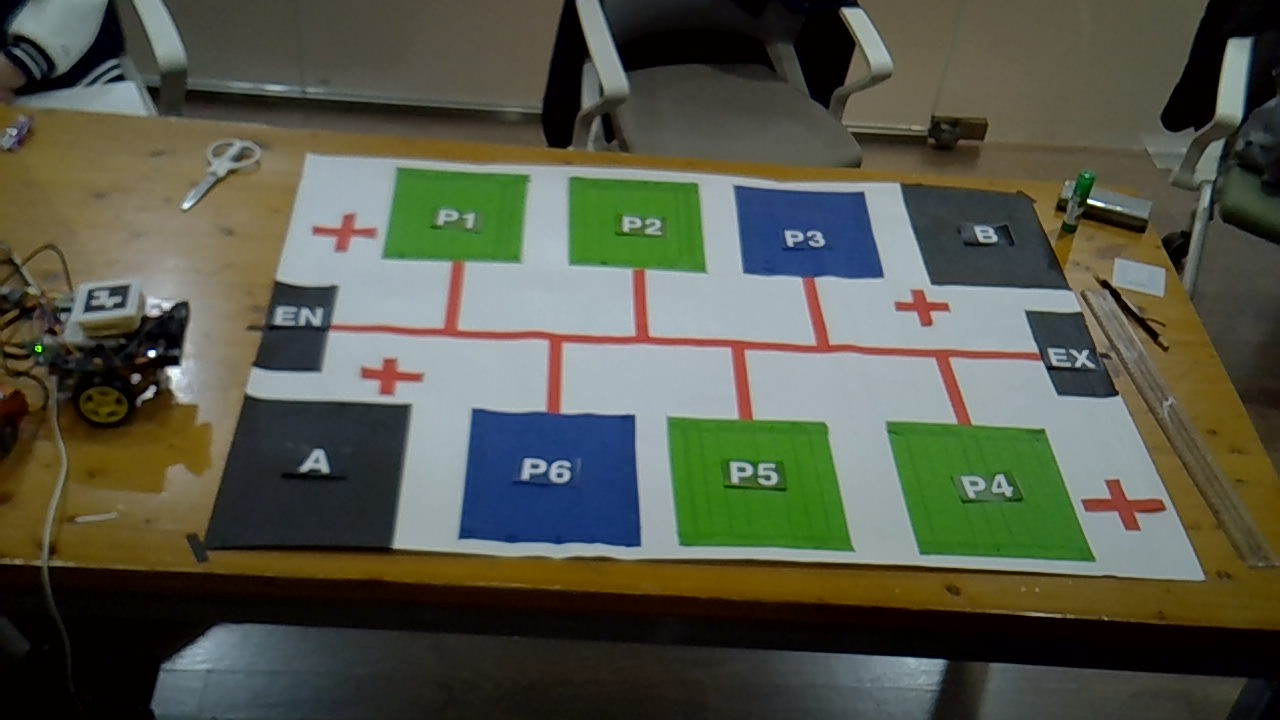
#> input picture assets/maps/parking_map_ocr.png, 1280 x 720 px
$ python -i semantic_mapper.py   (imports and definitions only)
#> lines starting #> are read from the running program, lines starting #| are printed output that depends on the picture; after the words box and inside, x2 and y2 are one past the last pixel; in counts of white or black regions, pixels touching at a corner belong together
### src/map_processing/map_config.py
from argparse import ArgumentParser
from dataclasses import dataclass
from pathlib import Path
import re


BASE_DIR = Path(__file__).resolve().parents[2]
MAPS_DIR = BASE_DIR / "assets" / "maps"
DEFAULT_OUTPUT_ROOT = BASE_DIR / "data" / "maps"
TEST_MAP_ID = "parking_map_v1_test"
REAL_MAP_ID = "parking_map_real"
DEFAULT_MAP_ID = REAL_MAP_ID
OCR_LABEL_SCHEME = "A,B,P1-P6,EN,EX"
OCR_ID_REVISION = "ocr-p-labels-v1"

# HSV 범위는 하한과 상한 순서다. 시설 설정의 마지막 값은 최소 면적이다.
ROAD_HSV_RANGES = (
    ((0, 100, 70), (10, 255, 255)),
    ((170, 100, 70), (179, 255, 255)),
)
# 초록색 주차칸을 검출하고 같은 색의 작은 범례는 면적으로 제외한다.
NORMAL_REGION = ((45, 100, 100), (75, 255, 255), 1500)
# 실물 촬영에서는 음영으로 어두워진 초록색도 같은 주차칸 후보로 검출한다.
REAL_NORMAL_REGION = ((45, 100, 90), (75, 255, 255), 1500)
TEST_NORMAL_REGION = ((0, 0, 245), (179, 55, 255), 1000)
ACCESSIBLE_REGION = ((90, 70, 150), (135, 255, 255), 3000)
# 웹캠 사진의 파란색 주차칸은 디지털 지도보다 어둡게 찍힌다.
REAL_ACCESSIBLE_REGION = ((90, 70, 90), (135, 255, 255), 3000)
# 어두운 실물 촬영에서는 칸의 밝기 하한을 낮추고 검은 시설은 배경보다 어두운 픽셀로 분리한다.
LOW_LIGHT_NORMAL_REGION = ((45, 100, 60), (75, 255, 255), 1500)
LOW_LIGHT_ACCESSIBLE_REGION = ((90, 70, 65), (135, 255, 255), 3000)
LOW_LIGHT_BUILDING_REGION = ((0, 0, 0), (179, 255, 70), 1500)
# 실물 사진의 픽셀 면적과 형태 처리에 사용한 기준 해상도다.
REAL_REGION_REFERENCE_SIZE = (1280, 720)
BUILDING_REGION = ((0, 0, 0), (179, 150, 120), 1500)
GATE_REGION = ((0, 0, 150), (179, 85, 238), 1500)
REGION_CLOSE_KERNEL_SIZE = (3, 3)
# 실물 사진에서 입구에 가늘게 이어진 그림자를 끊는다.
REAL_DARK_OPEN_KERNEL_SIZE = (7, 7)
# 임시 완화: 그림자가 붙은 실물 입구 후보를 보존한다. 재검토 사항은 ROADMAP 참고.
REAL_DARK_MIN_FILL_RATIO = 0.5
# 회색 바닥과 검은 시설이 붙어 검출될 때만 적용하는 더 어두운 재검출 기준.
# 어두운 나무 바닥과 검은 시설이 연결된 사진에서는 50까지 단계적으로 분리한다.
# OCR ID·힌트의 유일 매핑 검사는 그대로 유지한다.
REAL_DARK_RETRY_VALUE_LIMITS = (110, 100, 90, 80, 70, 60, 50)
REGION_MAX_IMAGE_RATIO = 0.08
REGION_BORDER_MARGIN = 1
REGION_MIN_SIDE = 20
REGION_MIN_FILL_RATIO = 0.6
JUNCTION_KERNEL_SIZE = (31, 31)
ENDPOINT_RADIUS = 5
JUNCTION_RADIUS = 20


def normal_region_for_map(map_id):
    # 기존 테스트 지도에만 흰색 주차칸 설정을 적용한다.
    return TEST_NORMAL_REGION if map_id == TEST_MAP_ID else NORMAL_REGION


@dataclass(frozen=True)
class MapConfig:
    map_id: str
    image_path: Path
    label_path: Path
    output_dir: Path

    @property
    def graph_path(self):
        return self.output_dir / "graph.json"

    @property
    def semantic_path(self):
        return self.output_dir / "semantic.json"

    @property
    def preview_path(self):
        return self.output_dir / "graph_preview.png"

    @property
    def skeleton_path(self):
        return self.output_dir / "road_skeleton.png"


# [13 lines left out: functions available_map_ids, validate_map_id, not called in this run]


def map_paths(map_id, *, output_root=DEFAULT_OUTPUT_ROOT):
#> further down, picture is the input picture: shape (720, 1280, 3); mean B, G, R 73.2, 87.3, 84.6
    return MapConfig(
        map_id=map_id,
        image_path=MAPS_DIR / f"{map_id}.png",
        label_path=MAPS_DIR / f"{map_id}_labels.json",
        output_dir=Path(output_root) / map_id,
    )


# [4 lines left out: function get_map_config, not called in this run]


# 라벨을 처음 생성하는 명령에서도 기본 경로를 가져올 수 있어야 한다.
DEFAULT_MAP = map_paths(DEFAULT_MAP_ID)


# [19 lines left out: functions create_map_parser, parse_map_config, not called in this run]

### src/map_processing/semantic_mapper.py
import json
import math
from hashlib import sha256
from pathlib import Path

import cv2
import numpy as np

from .map_config import (
    ACCESSIBLE_REGION,
    BUILDING_REGION,
    DEFAULT_MAP,
    GATE_REGION,
    LOW_LIGHT_ACCESSIBLE_REGION,
    LOW_LIGHT_BUILDING_REGION,
    LOW_LIGHT_NORMAL_REGION,
    OCR_LABEL_SCHEME,
    REAL_ACCESSIBLE_REGION,
    REAL_DARK_MIN_FILL_RATIO,
    REAL_DARK_OPEN_KERNEL_SIZE,
    REAL_DARK_RETRY_VALUE_LIMITS,
    REAL_MAP_ID,
    REAL_NORMAL_REGION,
    REAL_REGION_REFERENCE_SIZE,
    REGION_BORDER_MARGIN,
    REGION_CLOSE_KERNEL_SIZE,
    REGION_MAX_IMAGE_RATIO,
    REGION_MIN_FILL_RATIO,
    REGION_MIN_SIDE,
    create_map_parser,
    get_map_config,
    normal_region_for_map,
)
from .map_reader import load_map_image
from .planar_calibration import load_world_to_image, project_points
from .map_identity import require_map_identity


def component_polygon(component, offset):
    # 글자 구멍은 제외하고 색상 영역의 외곽을 둘레 순서로 단순화한다.
    contours, _ = cv2.findContours(component, cv2.RETR_EXTERNAL, cv2.CHAIN_APPROX_SIMPLE)
    hull = cv2.convexHull(max(contours, key=cv2.contourArea))
    perimeter = cv2.arcLength(hull, True)
    polygon = cv2.approxPolyDP(hull, 0.01 * perimeter, True)
    for ratio in (0.01, 0.015, 0.02, 0.03, 0.04):
        candidate = cv2.approxPolyDP(hull, ratio * perimeter, True)
        if len(candidate) == 4 and cv2.contourArea(candidate) >= 0.93 * cv2.contourArea(hull):
            polygon = candidate
            break
    points = polygon.reshape(-1, 2) + np.asarray(offset)
    return points.astype(int).tolist()


def extract_regions(mask, min_area, image_shape, *, allow_border=False,
                    min_fill_ratio=REGION_MIN_FILL_RATIO, include_polygon=False):
    # 같은 색상으로 연결된 영역을 각각 검출
    count, labels, stats, centroids = cv2.connectedComponentsWithStats(
        mask, connectivity=8
    )

    height, width = image_shape[:2]
    regions = []

    for i in range(1, count):
        x, y, w, h, area = stats[i]

        # 너무 작거나 이미지 대부분을 차지하는 영역은 제외
        if area < min_area:
            continue

        if area > width * height * REGION_MAX_IMAGE_RATIO:
            continue

        # 실물 검은 시설 후보를 제외하고 이미지 경계에 닿은 영역은 거른다.
        if not allow_border and (
            x <= REGION_BORDER_MARGIN
            or y <= REGION_BORDER_MARGIN
            or x + w >= width - REGION_BORDER_MARGIN
            or y + h >= height - REGION_BORDER_MARGIN
        ):
            continue

        if w < REGION_MIN_SIDE or h < REGION_MIN_SIDE:
            continue

        # 테두리나 배경의 가느다란 조각은 실제 사각형 영역에서 제외
        if area / (w * h) < min_fill_ratio:
            continue

        cx, cy = centroids[i]

        regions.append({
            "bbox": [int(x), int(y), int(w), int(h)],
            "center": [round(float(cx), 2), round(float(cy), 2)],
            "area": int(area)
        })
        if include_polygon:
            component = (labels[y:y + h, x:x + w] == i).astype(np.uint8) * 255
            regions[-1]["polygon_px"] = component_polygon(component, (x, y))

    return regions


def real_region_scale(image):
    height, width = image.shape[:2]
    reference_width, reference_height = REAL_REGION_REFERENCE_SIZE
    return min(1.0, (width * height) / (reference_width * reference_height))


def extract_dark_regions(hsv, *, opening=None, closing=REGION_CLOSE_KERNEL_SIZE,
                         value_limit=None, threshold=BUILDING_REGION):
    lower, upper, min_area = threshold
    scale = real_region_scale(hsv)
    if opening is None:
        radius = max(1, round((REAL_DARK_OPEN_KERNEL_SIZE[0] // 2) * math.sqrt(scale)))
        opening = (2 * radius + 1, 2 * radius + 1)
    if value_limit is not None:
        upper = (*upper[:2], value_limit)
    mask = cv2.inRange(hsv, lower, upper)
    mask = cv2.morphologyEx(mask, cv2.MORPH_OPEN, np.ones(opening, np.uint8))
    mask = cv2.morphologyEx(mask, cv2.MORPH_CLOSE, np.ones(closing, np.uint8))
    return extract_regions(mask, math.ceil(min_area * scale), hsv.shape, allow_border=True,
                           min_fill_ratio=REAL_DARK_MIN_FILL_RATIO)


def detect_regions(image, *, map_id=DEFAULT_MAP.map_id, real_profile=False, low_light=False):
    # 색상 검출을 위해 BGR 이미지를 HSV로 변환
#> called with map_id = 'parking_map_real', real_profile = False, low_light = False
    hsv = cv2.cvtColor(image, cv2.COLOR_BGR2HSV)
#> hsv: shape (720, 1280, 3); mean H, S, V 54.3, 104, 96.7

    kernel = np.ones(REGION_CLOSE_KERNEL_SIZE, np.uint8)
    is_real_map = real_profile or map_id == REAL_MAP_ID
    # 작은 웹캠 프레임에서 멀리 있는 시설도 후보로 남기도록 픽셀 기준을 줄인다.
    area_scale = real_region_scale(image) if is_real_map else 1.0
#> area_scale = 1
    normal = REAL_NORMAL_REGION if is_real_map else normal_region_for_map(map_id)
    accessible = REAL_ACCESSIBLE_REGION if is_real_map else ACCESSIBLE_REGION
    buildings = BUILDING_REGION
    if is_real_map and low_light:
        normal, accessible, buildings = LOW_LIGHT_NORMAL_REGION, LOW_LIGHT_ACCESSIBLE_REGION, LOW_LIGHT_BUILDING_REGION
    region_settings = (
        (normal, False, 1.0),
        (accessible, False, area_scale),
        (buildings, is_real_map, area_scale),
        (GATE_REGION, False, 1.0),
    )
    regions = []
    for index, (threshold, is_real_dark, scale) in enumerate(region_settings):
        lower, upper, min_area = threshold
        if is_real_dark:
            # 얇게 이어진 그림자를 끊고, 경계에 닿은 시설도 힌트 매칭 후보로 남긴다.
            regions.append(extract_dark_regions(hsv, threshold=threshold))
            continue
        mask = cv2.inRange(hsv, lower, upper)
        mask = cv2.morphologyEx(mask, cv2.MORPH_CLOSE, kernel)
        regions.append(extract_regions(mask, math.ceil(min_area * scale), image.shape,
                                       include_polygon=index < 2))
#> this loop made 4 passes
#> is_real_dark on passes 1 to 2: False, False
#> (is_real_dark, radius in extract_dark_regions, opening in extract_dark_regions) on pass 3: (True, 3, (7, 7))
#> pass 1, in detect_regions, `mask = cv2.inRange(hsv, lower, upper)`:
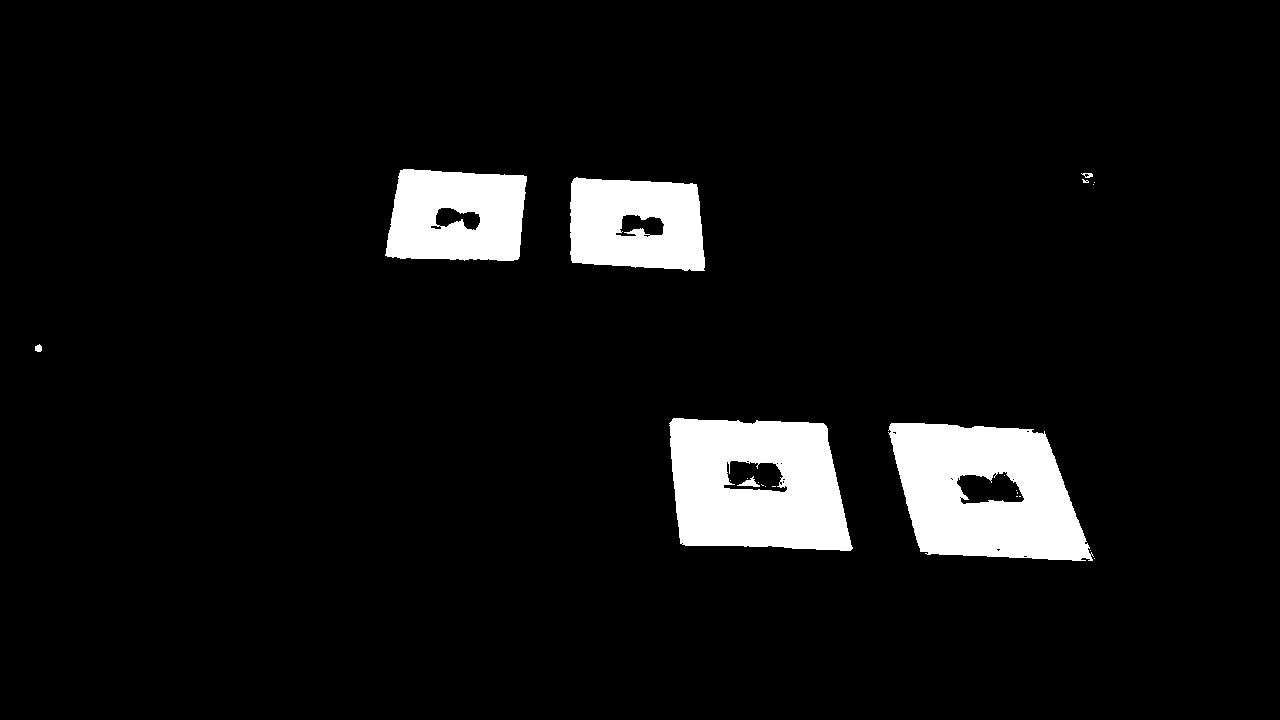
#> mask: shape (720, 1280); 6.6% white; 23 white regions (16 under 20 px), largest, box (x1, y1, x2, y2) and area: (888, 423, 1094, 561) 19926, (669, 418, 853, 551) 19357, (385, 169, 527, 261) 10751
#> pass 1, in extract_regions, `count, labels, stats, centroids = cv2.connectedComponentsWithStats( ma..`:
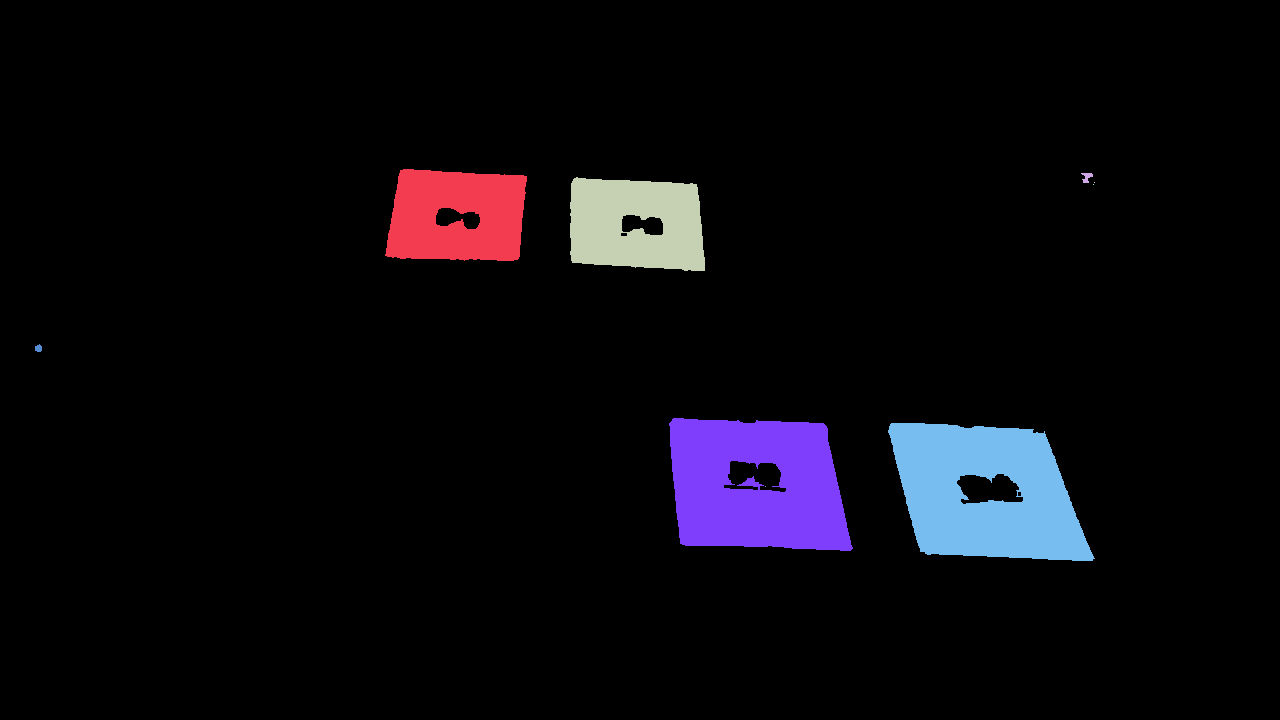
#> labels: shape (720, 1280) int32; 10 distinct labels, from 0 to 9; one colour per label, 0 black
#> pass 2, in detect_regions, `mask = cv2.inRange(hsv, lower, upper)`:
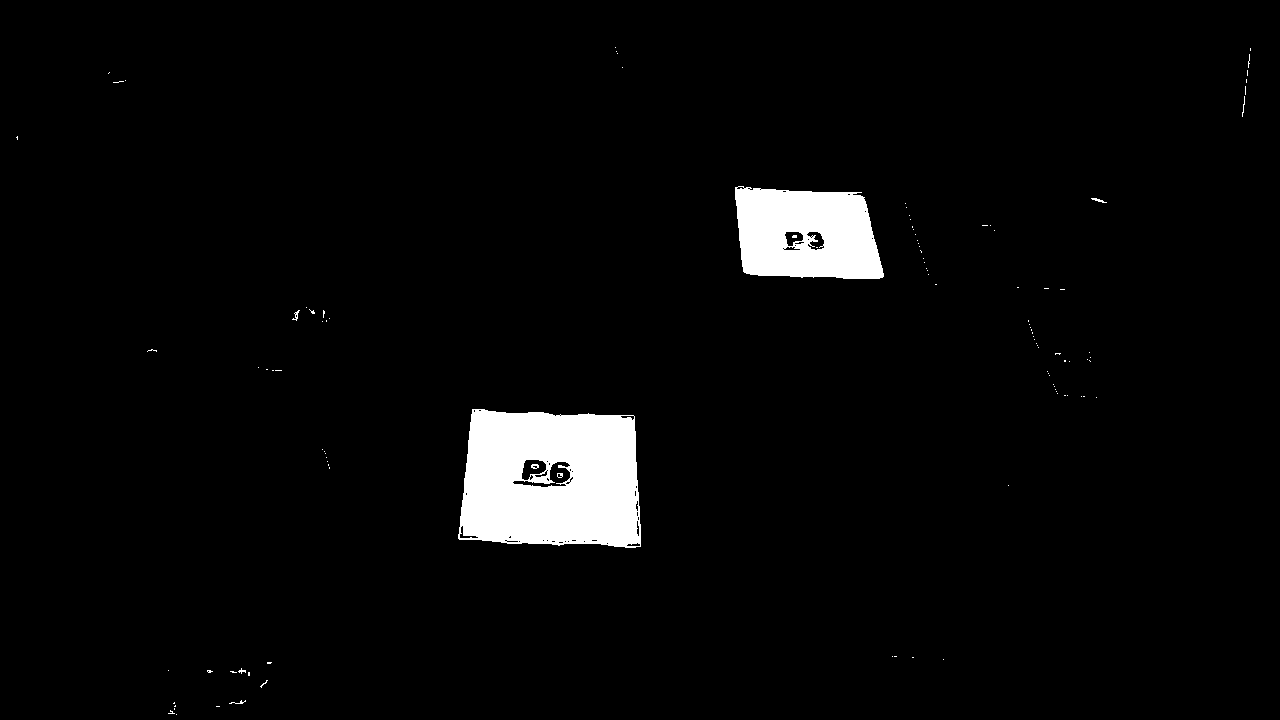
#> mask: shape (720, 1280); 3.6% white; 112 white regions (103 under 20 px), largest, box (x1, y1, x2, y2) and area: (458, 409, 641, 548) 21546, (735, 186, 884, 279) 11237, (1091, 198, 1107, 203) 33
#> after the loop:
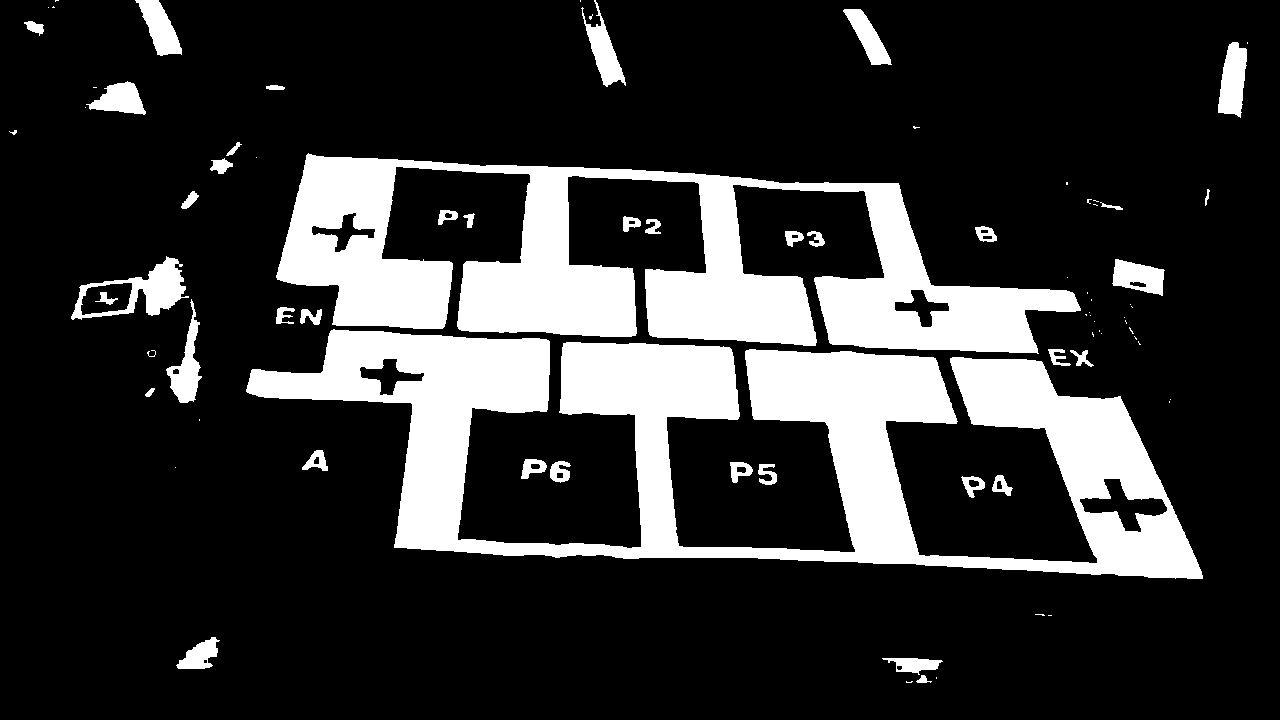
#> mask: shape (720, 1280); 19.7% white; 81 white regions (39 under 20 px), largest, box (x1, y1, x2, y2) and area: (246, 329, 1203, 579) 93120, (276, 153, 1081, 354) 70675, (71, 256, 189, 320) 2567
#> after the loop, regions = 4 items
    return tuple(regions)


# [282 lines left out: functions assign_labels, is_pixel_hint, resolve_cm_hints, matching_region_indices, recover_dark_regions, assign_dark_facilities and 3 more, not called in this run]


def uses_real_map_profile(label_data):
    # OCR 이름표 지도는 새 지도 ID에서도 실물 지도의 검은 건물·출입구 규칙을 사용한다.
    return label_data.get("map_id") == REAL_MAP_ID or label_data.get("label_scheme") == OCR_LABEL_SCHEME


# [142 lines left out: functions mask_paper_background, map_semantics, create_semantic_map, not called in this run]


# [16 lines not run here, left out]

>>> import cv2
>>> picture = cv2.imread('../../assets/maps/parking_map_ocr.png')
>>> result = detect_regions(picture)
